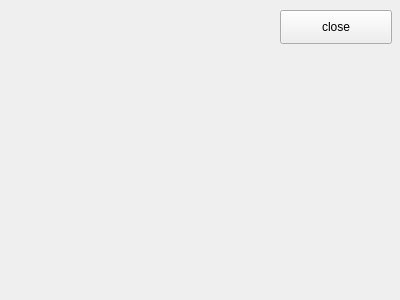
<?xml version="1.0" encoding="UTF-8"?>
<ui version="4.0">
 <class>CWaterMarkWnd</class>
 <widget class="QWidget" name="CWaterMarkWnd">
  <property name="geometry">
   <rect>
    <x>0</x>
    <y>0</y>
    <width>400</width>
    <height>300</height>
   </rect>
  </property>
  <property name="windowTitle">
   <string>CWaterMarkWnd</string>
  </property>
  <widget class="CCloseBtn" name="BtnClose">
   <property name="geometry">
    <rect>
     <x>280</x>
     <y>10</y>
     <width>112</width>
     <height>34</height>
    </rect>
   </property>
   <property name="text">
    <string>close</string>
   </property>
  </widget>
 </widget>
 <layoutdefault spacing="6" margin="11"/>
 <customwidgets>
  <customwidget>
   <class>CCloseBtn</class>
   <extends>QPushButton</extends>
   <header location="global">CloseBtn.h</header>
  </customwidget>
 </customwidgets>
 <resources/>
 <connections/>
</ui>
